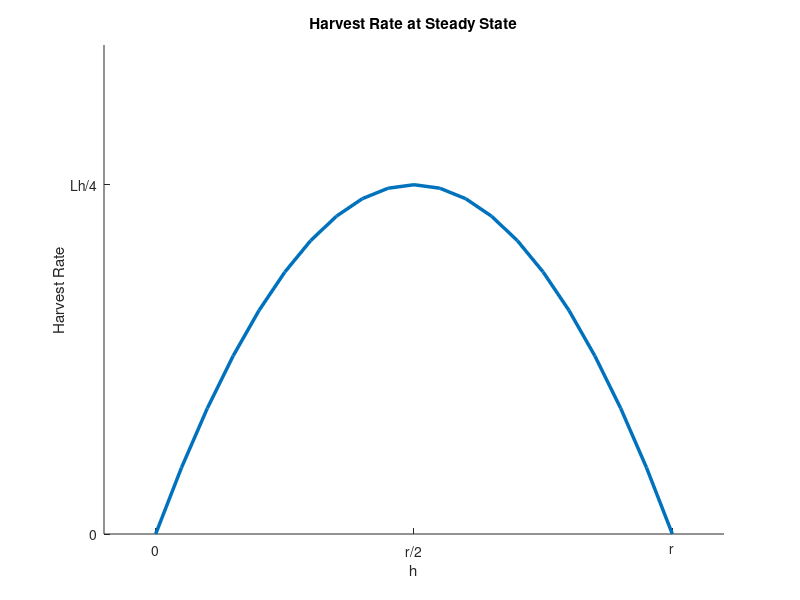
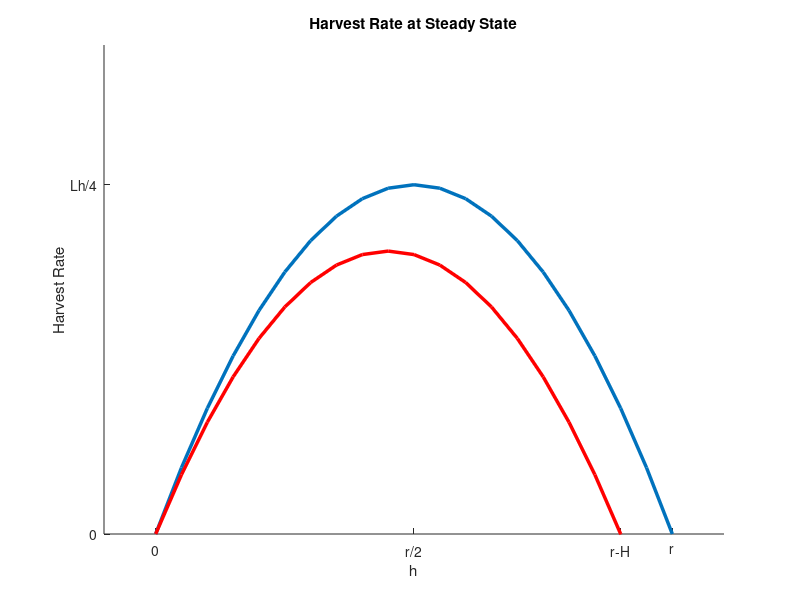

MATLAB code for these plots, in order:

clf
h = 0:0.05:1;

hold on
axis([-0.1 1.1 0 0.35])
set(gca,'XTickLabelMode','manual')
set(gca,'XTick',[0 0.5 1])
set(gca,'XTickLabel',{'0';'r/2';'r'})

set(gca,'YTickLabelMode','manual')
set(gca,'YTick',[0 0.25 ])
set(gca,'YTickLabel',{'0';'Lh/4'})


plot(h,h.*(1-h),'LineWidth',2.5)
xlabel('h')
ylabel('Harvest Rate')
title('Harvest Rate at Steady State')

print -dpng reducedHarvest.png

clf
hunt = 0.1;

hold on
axis([-0.1 1.1 0 0.35])
set(gca,'XTickLabelMode','manual')
set(gca,'XTick',[0 0.5 0.9 1])
set(gca,'XTickLabel',{'0';'r/2';'r-H';'r'})

set(gca,'YTickLabelMode','manual')
set(gca,'YTick',[0 0.25 ])
set(gca,'YTickLabel',{'0';'Lh/4'})

plot(h,h.*(1-h),'LineWidth',2.5)
plot(h,h.*(1-h-hunt),'r','LineWidth',2.5)
xlabel('h')
ylabel('Harvest Rate')
title('Harvest Rate at Steady State')


print -dpng reducedPopulation.png




